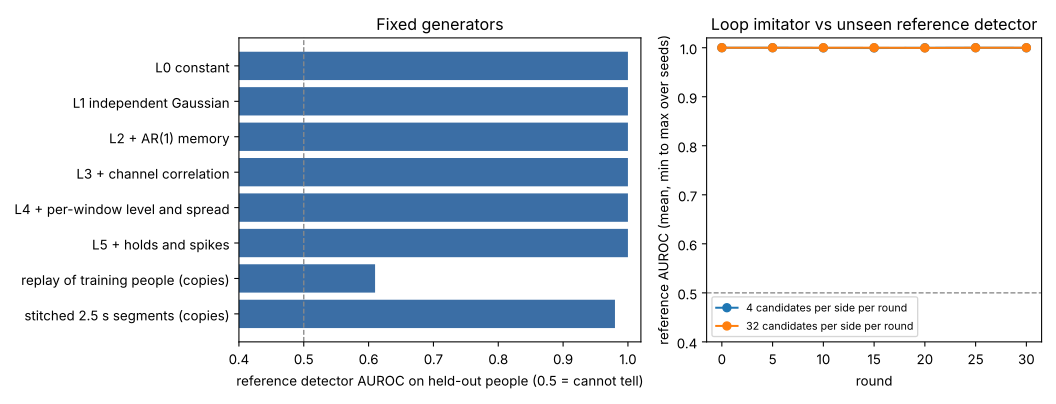

Write Python code to recreate this figure.
"""Figure: ladder of fixed generators and the loop's reference AUROC by round. Needs matplotlib."""
import os
import sys

import matplotlib
matplotlib.use("Agg")
import matplotlib.pyplot as plt
import numpy as np

HERE = os.path.dirname(os.path.abspath(__file__))
sys.path.insert(0, os.path.join(HERE, ".."))
import report  # noqa: E402

rows = [l.rstrip("\n").split("\t") for l in open(os.path.join(HERE, "..", "results", "ladder.txt"))][1:]
series = report.main()
fig, (a, b) = plt.subplots(1, 2, figsize=(11, 4.2), gridspec_kw={"width_ratios": [1.2, 1]})
names = [r[0] for r in rows][::-1]
a.barh(names, [float(r[1]) for r in rows][::-1], color="#3b6ea5")
a.axvline(0.5, color="#888", ls="--", lw=1)
a.set_xlim(0.4, 1.02)
a.set_xlabel("reference detector AUROC on held-out people (0.5 = cannot tell)")
a.set_title("Fixed generators")
for name, (rounds, ref, lp) in series.items():
    m = ref.mean(0)
    b.plot(rounds, m, marker="o", label=name)
    b.fill_between(rounds, ref.min(0), ref.max(0), alpha=0.15)
b.axhline(0.5, color="#888", ls="--", lw=1)
b.set_ylim(0.4, 1.02)
b.set_xlabel("round")
b.set_ylabel("reference AUROC (mean, min to max over seeds)")
b.set_title("Loop imitator vs unseen reference detector")
b.legend(fontsize=8)
fig.tight_layout()
fig.savefig(os.path.join(HERE, "figure.svg"))
